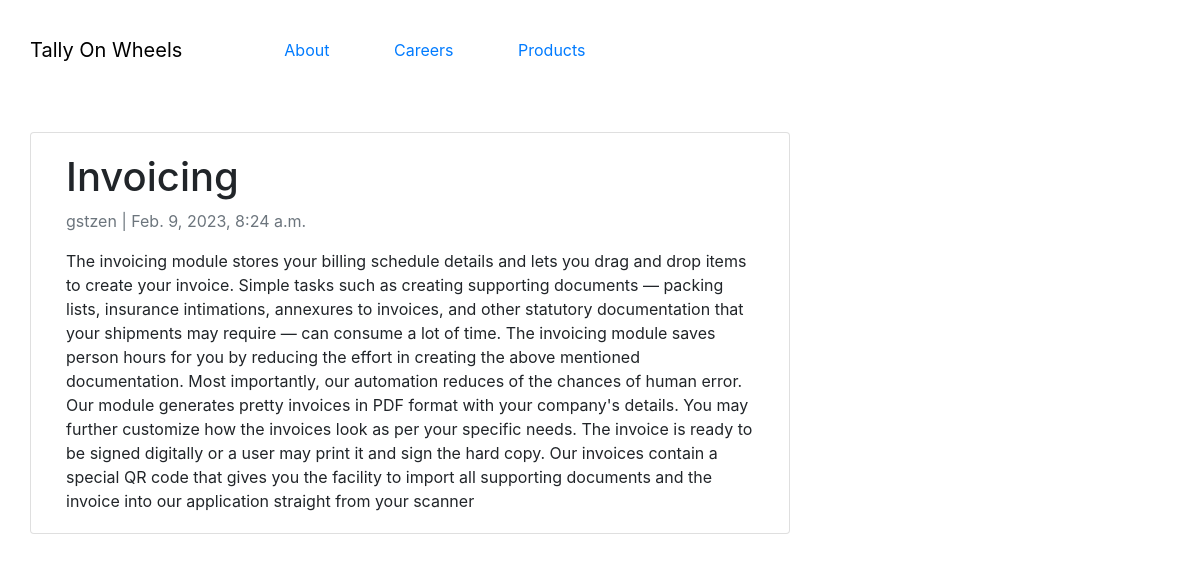
/invoicing_/, run on the app's committed database.
### Blog/models.py (models this page shows, shortened)
class Post(models.Model):
    title = models.CharField(max_length=200, unique=True)
    slug = models.SlugField(max_length=200, unique=True)
    author = models.ForeignKey(User, on_delete= models.CASCADE,related_name='blog_posts')
    updated_on = models.DateTimeField(auto_now= True)
    content = models.TextField()
    created_on = models.DateTimeField(auto_now_add=True)
    status = models.IntegerField(choices=STATUS, default=0)
    class Meta:
        ordering = ['-created_on']

### Blog/views.py (the view)
# urls.py: path('<slug:slug>/', views.Post_detail.as_view(), name='post_detail'),
class Post_detail(generic.DetailView):
    model = Post
    template_name = 'post_detail.html'

### templates/post_detail.html
{% extends "base.html" %}
{% block content %}
<div class="container">
  <div class="row">
    <div class="col-md-8 card mb-4  mt-3 left  top">
      <div class="card-body">
        <h1>{% block title %} {{ object.title }} {% endblock title %}</h1>
        <p class=" text-muted">{{ post.author }} | {{ post.created_on }}</p>
        <p class="card-text ">{{ object.content | safe }}</p>
      </div>
    </div>
  </div>
</div>
{% endblock content %}

### data on the page
Post: title "Invoicing", author "gstzen", created_on "Feb. 9, 2023, 8:24 a.m.", content "The invoicing module stores your billing schedule details and lets you drag and drop items to create your invoice. Simple tasks such as creating supporting documents — packing lists, insurance intimations, annexures to invoices, and other statutory documentation that your shipments may require — can consume a lot of time. The invoicing module saves person hours for you by reducing the effort in creating the above mentioned documentation. Most importantly, our automation reduces of the chances of human error. Our module generates pretty invoices in PDF format with your company's details. You may further customize how the invoices look as per your specific needs. The invoice is ready to be…"
